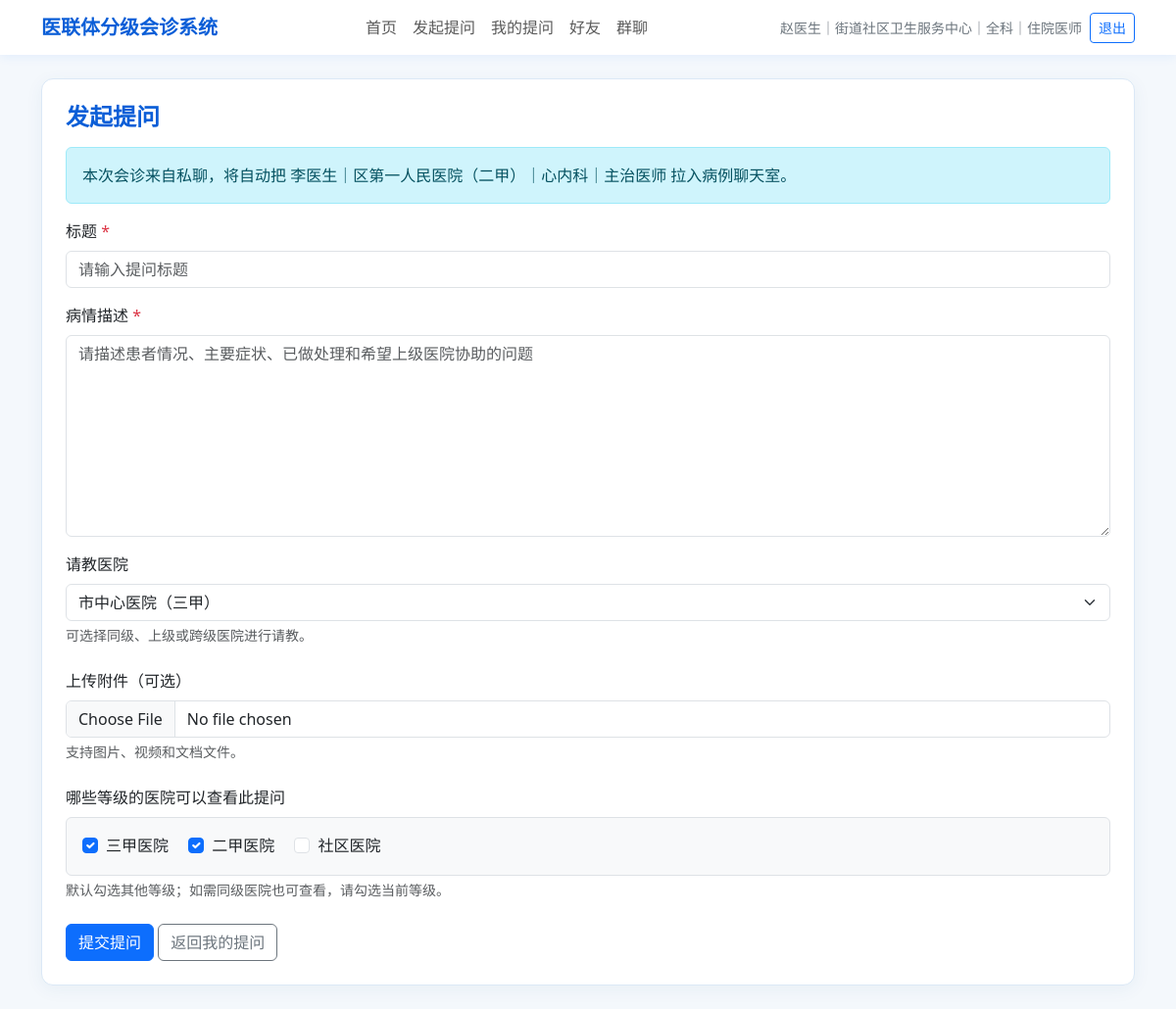
The page /consultations/new?invite_user_id=2 (signed in) on the database its author committed.
### tables this page shows
CREATE TABLE users (
                    id INTEGER PRIMARY KEY AUTOINCREMENT,
                    name TEXT,
                    password TEXT,
                    hospital_id INTEGER,
                    department TEXT,
                    role TEXT DEFAULT '医生'
                , phone TEXT DEFAULT '', wechat_id TEXT DEFAULT '', title TEXT DEFAULT '', avatar TEXT DEFAULT '');

CREATE TABLE hospitals (
                    id INTEGER PRIMARY KEY AUTOINCREMENT,
                    name TEXT,
                    parent_id INTEGER,
                    path TEXT,
                    level INTEGER
                );

### app.py (the view, shortened to what this page needs)
    @app.route("/consultations/new", methods=["GET", "POST"])
    @login_required
    def new_consultation(current_user: Dict[str, Any]):
        target_hospitals = get_available_target_hospitals(current_user)
        visible_level_options = get_visible_level_options()
        default_visible_levels = get_default_visible_levels(current_user["hospital_level"])
        invite_user_id = request.args.get("invite_user_id", "")
        source_group_id = request.args.get("source_group_id", "")
        invite_user = None
        source_group = None
        if invite_user_id.isdigit() and is_friend(current_user["id"], int(invite_user_id)):
            invite_user = get_doctor_profile(int(invite_user_id))
        else:
            invite_user_id = ""
        if source_group_id.isdigit() and is_group_member(int(source_group_id), current_user["id"]):
            source_group = get_group_detail(int(source_group_id))
        else:
            source_group_id = ""
        return render_template(
            "new_consultation.html",
            target_hospitals=target_hospitals,
            visible_level_options=visible_level_options,
            default_visible_levels=default_visible_levels,
            invite_user=invite_user,
            invite_user_id=invite_user_id,
            source_group=source_group,
            source_group_id=source_group_id,
        )

### app.py (called while the page is built)
def get_connection(db_path: Optional[Path] = None) -> sqlite3.Connection:
    if db_path is None:
        db_path = DB_PATH
    conn = sqlite3.connect(db_path)
    conn.row_factory = sqlite3.Row
    return conn

def row_to_dict(row: Optional[sqlite3.Row]) -> Optional[Dict[str, Any]]:
    if row is None:
        return None
    return dict(row)

def get_user_with_hospital(user_id: int) -> Optional[Dict[str, Any]]:
    conn = get_connection()
    try:
        row = conn.execute(
            """
            SELECT
                u.id AS id,
                u.name AS name,
                u.phone AS phone,
                u.wechat_id AS wechat_id,
                u.title AS title,
                u.avatar AS avatar,
                u.department AS department,
                u.role AS role,
                h.id AS hospital_id,
                h.name AS hospital_name,
                h.path AS hospital_path,
                h.level AS hospital_level
            FROM users u
            JOIN hospitals h ON u.hospital_id = h.id
            WHERE u.id = ?
            """,
            (user_id,),
        ).fetchone()
        return row_to_dict(row)
    finally:
        conn.close()

def get_available_target_hospitals(current_user: Dict[str, Any]) -> List[sqlite3.Row]:
    conn = get_connection()
    try:
        return conn.execute(
            """
            SELECT *
            FROM hospitals
            WHERE id != ?
            ORDER BY level, id
            """,
            (current_user["hospital_id"],),
        ).fetchall()
    finally:
        conn.close()

def get_visible_level_options() -> List[Dict[str, Any]]:
    return [
        {"value": level, "label": LEVEL_LABELS[level]}
        for level in sorted(LEVEL_LABELS)
    ]

def get_default_visible_levels(current_level: int) -> List[int]:
    return [level for level in sorted(LEVEL_LABELS) if level != current_level]

def get_answer_notifications(current_user: Optional[Dict[str, Any]]) -> List[sqlite3.Row]:
    if current_user is None:
        return []
    conn = get_connection()
    try:
        return conn.execute(
            """
            SELECT id, title, reply_time
            FROM consultations
            WHERE asker_id = ? AND status = '已回复'
            ORDER BY reply_time DESC, id DESC
            LIMIT 5
            """,
            (current_user["id"],),
        ).fetchall()
    finally:
        conn.close()

### templates/new_consultation.html (shortened to what this page needs)
{% extends "base.html" %}
{% block content %}
<div class="page-card p-3 p-md-4">
    <h1 class="h4 medical-title mb-3">发起提问</h1>
    {% if not target_hospitals %}
    <div class="alert alert-info mb-0">暂无可请教的其他医院。</div>
    {% else %}
    {% if invite_user %}
    <div class="alert alert-info">
        本次会诊来自私聊，将自动把 {{ doctor_display_name(invite_user) }} 拉入病例聊天室。
    </div>
    {% endif %}
    <form method="post" enctype="multipart/form-data">
        <div class="mb-3">
            <label class="form-label">标题 <span class="text-danger">*</span></label>
            <input class="form-control" name="title" required placeholder="请输入提问标题">
        </div>
        <div class="mb-3">
            <label class="form-label">病情描述 <span class="text-danger">*</span></label>
            <textarea class="form-control" name="content" rows="8" required placeholder="请描述患者情况、主要症状、已做处理和希望上级医院协助的问题"></textarea>
        </div>
        <div class="mb-4">
            <label class="form-label">请教医院</label>
            <select class="form-select" name="target_hospital_id">
                {% for hospital in target_hospitals %}
                <option value="{{ hospital.id }}">{{ hospital.name }}</option>
                {% endfor %}
            </select>
            <div class="form-text">可选择同级、上级或跨级医院进行请教。</div>
        </div>
        <div class="mb-4">
            <label class="form-label">上传附件（可选）</label>
            <input class="form-control" type="file" name="attachment" accept="image/*,video/*,.pdf">
            <div class="form-text">支持图片、视频和文档文件。</div>
        </div>
        {% if visible_level_options %}
        <div class="mb-4">
            <label class="form-label">哪些等级的医院可以查看此提问</label>
            <div class="border rounded p-3 bg-light">
                {% for option in visible_level_options %}
                <div class="form-check form-check-inline">
                    <input class="form-check-input" type="checkbox" name="visible_levels"
                           id="visible_level_{{ option.value }}" value="{{ option.value }}"
                           {% if option.value in default_visible_levels %}checked{% endif %}>
                    <label class="form-check-label" for="visible_level_{{ option.value }}">{{ option.label }}</label>
                </div>
                {% endfor %}
            </div>
            <div class="form-text">默认勾选其他等级；如需同级医院也可查看，请勾选当前等级。</div>
        </div>
        {% endif %}
        <button class="btn btn-primary" type="submit">提交提问</button>
        <a class="btn btn-outline-secondary" href="{{ url_for('my_consultations') }}">返回我的提问</a>
    </form>
    {% endif %}
</div>
{% endblock %}

### templates/base.html (shortened to what this page needs)
<!doctype html>
<html lang="zh-CN">
<head>
    <link href="https://cdn.jsdelivr.net/npm/bootstrap@5.3.3/dist/css/bootstrap.min.css" rel="stylesheet">
</head>
<body>
{% if current_user %}
<nav class="navbar navbar-expand-lg bg-white sticky-top">
    <div class="container">
        <a class="navbar-brand medical-title" href="{{ url_for('home') }}">医联体分级会诊系统</a>
        <div class="collapse navbar-collapse" id="mainNavbar">
            <ul class="navbar-nav mx-auto mb-2 mb-lg-0">
                <li class="nav-item"><a class="nav-link" href="{{ url_for('home') }}">首页</a></li>
                <li class="nav-item"><a class="nav-link" href="{{ url_for('new_consultation') }}">发起提问</a></li>
                <li class="nav-item"><a class="nav-link" href="{{ url_for('my_consultations') }}">我的提问</a></li>
                <li class="nav-item">
                    <a class="nav-link" href="{{ url_for('friends') }}">
                        好友
                    </a>
                </li>
                <li class="nav-item">
                    <a class="nav-link" href="{{ url_for('groups') }}">
                        群聊
                    </a>
                </li>
            </ul>
            <div class="d-flex flex-column flex-lg-row align-items-lg-center gap-2 small text-secondary">
                <span>{{ current_user.name }}｜{{ current_user.hospital_name }}｜{{ current_user.department }}｜{{ current_user.title }}</span>
                <a class="btn btn-outline-primary btn-sm" href="{{ url_for('logout') }}">退出</a>
            </div>
        </div>
    </div>
</nav>
{% endif %}
<main class="container py-4">
    {% block content %}{% endblock %}
</main>
</body>
</html>

### templates/base.html (style rules this page uses)
body { background: #f4f8fc; }
.navbar { box-shadow: 0 2px 10px rgba(13, 110, 253, 0.08); }
.page-card { background: #fff; border: 1px solid #dbe8f6; border-radius: 12px; box-shadow: 0 4px 18px rgba(35, 80, 130, 0.06); }
.medical-title { color: #0b5ed7; font-weight: 700; }

### rows shown on the page
users: name "赵医生", department "全科", title "住院医师"
hospitals: hospital_name "街道社区卫生服务中心"

### other values the page prints
{{ doctor_display_name(invite_user) }} "李医生｜区第一人民医院（二甲）｜心内科｜主治医师"
{{ option.label }} "三甲医院" "二甲医院" "社区医院"
form field target_hospital_id "市中心医院（三甲）"
